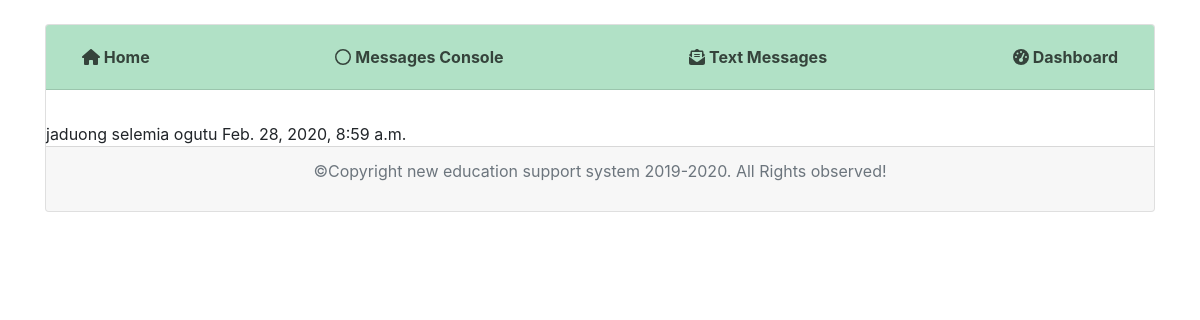
The app's page /home/attendance/pre-primary-1 with its own data.
### attendance/models.py (models this page shows, shortened)
class Pre_primary_1_attendance(models.Model):
    student_class = models.ForeignKey(Pre_primary, on_delete=models.CASCADE)
    monday = models.BooleanField("Mondday", default=False)
    tuesday = models.BooleanField("Tuesday", default=False)
    wednessday = models.BooleanField("Wednessday", default=False)
    thursday = models.BooleanField("thursday", default=False)
    friday = models.BooleanField("Friday", default=False)
    date = models.DateTimeField(default=timezone.now)

### school/models.py (models this page shows, shortened)
class Pre_primary(models.Model):
    GENDER_CHOICES = (
        ('M', 'Male'),
        ('F', 'Female'),
    )
    PRE_PRIMARY_CLASS = (
        ('One', 'Pre_primary 2'),
        ('Two', 'Pre_primary 1'),
    )
    name_regex = RegexValidator(regex=r"^[a-zA-Z\s]+$", message="Only characters are allowed for Student name.")
    phone_number_regex = RegexValidator(regex=r'(\+254)\s*?(\d{3})\s*?(\d{3})\s*?(\d{3})', message="invalid phone number, phone number should be in the format of +254")
    reg_regex = RegexValidator(regex=r'[P]\d{4}', message="Registration number should start with 'P' followed by 4 digits for pre primary otherwise invalid registration number.")
    student_name = models.CharField(validators=[name_regex], max_length=100)
    registration_number = models.CharField(validators=[reg_regex], max_length=50)
    student_class = models.CharField(max_length=10, choices=PRE_PRIMARY_CLASS)
    student_gender = models.CharField(max_length=1, choices=GENDER_CHOICES)
    parent_name = models.CharField(max_length=100, blank=True)
    phone_number = models.CharField(validators=[phone_number_regex], max_length=15, blank=True) # validators should be a list
    def __str__(self):
        return self.student_name

### attendance/views.py (the view)
# urls.py: path('home/attendance/pre-primary-1', views.pre_primary_1, name='pre-primary-1'),
def pre_primary_1(request):
    context = {
        "students": Pre_primary_1_attendance.objects.all()
    }
    return render(request, 'attendance/pre_primary_one.html', context)

### attendance/templates/attendance/pre_primary_one.html (shortened to what this page needs)
 {% extends 'school/base.html'%}
 {% load static %}
 {% block content %}
 {% load crispy_forms_tags%}
<div class="container pt-4">
	<div class="card">
		<div class="card-header">
		<div class="navbar">
            <div><a href="{% url 'home' %}" data-toggle="tooltip" title="home menu" class="card-link"><i class="fas fa-home"></i> Home</a></div>
			<div><a href="{% url 'view-message' %}" data-toggle="tooltip" title="view message history" class="card-link"><i class="far fa-circle"></i> Messages Console</a></div>
			<div><a href="{% url 'send-message' %}" data-toggle="tooltip" title="send messages to the parent" class="card-link"><i class="fas fa-envelope-open-text"></i>  Text Messages</a></div>
			<div><a href="{% url 'dashboard' %}" data-toggle="tooltip" title="teachers dashboard" class="card-link"><i class="fas fa-tachometer-alt"></i> Dashboard</a></div>
		</div>
		</div>
		<div class="container p-3">
		</div>
		{% for student in students %}
			{{ student.student_class }}
			{{ student.date }}
		{% endfor %}
		<br>
		<div class="card-footer">
			<p class="text-center text-muted">&copy;Copyright new education support system 2019-2020. All Rights observed!</p>
		</div>
	</div>
</div>
{% endblock content%}

### school/static/css/main.css (style rules this page uses)
html { overflow-y: scroll; }
body { margin: 0; padding: 0; }
.card-header { background-color: rgba(60, 179, 113, 0.4); }
.navbar a { color: rgba(0, 0, 0, 0.7); font-weight: bold; }

### records on screen
Pre_primary_1_attendance: student_class "jaduong selemia ogutu", date "Feb. 28, 2020, 8:59 a.m."
